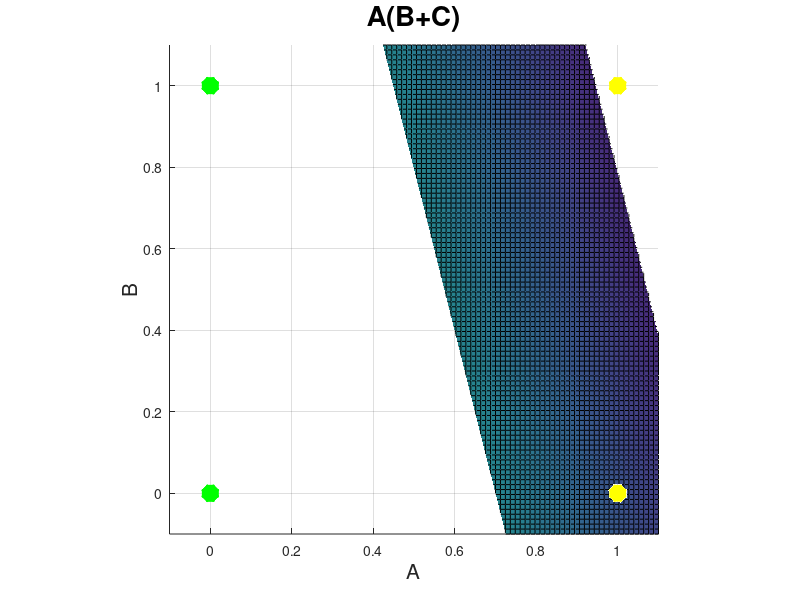

MATLAB code to generate this figure:
% Ian Mu;oz Nu;ez - Perceptron
% - Construya la tabla de verdad para la siguiente función
%   lógica: A(B+C)
% - Escriba un código para implementar la función
%       +-------------------+
%       | A | B | C | F | b |
%       |---+---+---+---+---|
%       | 0 | 0 | 0 | 0 | 1 | <-- Patron 1
%       |---+---+---+---+---|
%       | 0 | 0 | 1 | 0 | 1 | <-- Patron 2
%       |---+---+---+---+---|
%       | 0 | 1 | 0 | 0 | 1 | <-- Patron 3
%       |---+---+---+---+---|
%       | 0 | 1 | 1 | 0 | 1 | <-- Patron 4
%       |---+---+---+---+---|
%       | 1 | 0 | 0 | 0 | 1 | <-- Patron 5
%       |---+---+---+---+---|
%       | 1 | 0 | 1 | 1 | 1 | <-- Patron 6
%       |---+---+---+---+---|
%       | 1 | 1 | 0 | 1 | 1 | <-- Patron 7
%       |---+---+---+---+---|
%       | 1 | 1 | 1 | 1 | 1 | <-- Patron 8
%       +-------------------+

close all
clear
clc

x = [0 0 0 0 1 1 1 1;
    0 0 1 1 0 0 1 1;
    0 1 0 1 0 1 0 1]; % Datos de entrada
b = [1 1 1 1 1 1 1 1]; % Entrada fija para el bias
x = [x; b]; % Datos de entrenamiento con entrada fija
d = [0 0 0 0 0 1 1 1]; % Salida deseada
w = rand(4,1); % Pesos sinapticos aleatorios iniciales
epocas = 100; % Numero de iteraciones deseadas

% Funcion escalon
function y = escalon(v)
    if v >= 0
        y = 1;
    else
        y = 0;
    end
end

p = size(x,2); % Numero de patrones de entrada
% Inicio del entrenamiento
for epoca= 1:epocas
    ep = 0;
    for i= 1:p
        v = w' * x(:,i); % Multiplicacion del vector de entrada por el vector de pesos sinapticos
        y(i) = escalon(v); % Funcion de activacion

        e(i) = d(i) - y(i); % Error obtenido
        if e(i) < 0 || e(i) > 0
            w = w + e(i)*x(:,i); % Ajuste de pesos
            ep = ep + 1;
        end
    end

    % Si no hubo ningun error en el entrenamiento, se termina el proceso
    if ep == 0
        break
    end
end

xl = -0.1; % Limite inferior para mostrar la grafica
xu = 1.1; % Limite superior para mostrar la grafica
xLim = linspace(xl, xu, 100); % Valores en X para generar la malla
yLim = linspace(xl, xu, 100); % Valores en Y para generar la malla
[X, Y] = meshgrid(xLim, yLim); % Malla con rangos de valores de xl a xu para el hiperplano separador

m = -((w(1)*X)/w(3)) - ((w(2)*Y)/w(3)); % Pendiente del hiperplano
b = -w(4)/w(3); % Coeficiente del hiperplano
f = m + b; % Funcion del hiperplano separador
% f = -((w(1)*X)/w(3)) - ((w(2)*Y)/w(3)) - (w(4)/w(3)); % Funcion del hiperplano separador

figure(1)
hold on
grid on
axis equal % Muestra la escala de los ejes igual
axis([xl xu xl xu xl xu]) % Limite de los ejes

% Informacion de la grafica
title("A(B+C)", 'FontSize', 20)
xlabel('A', 'FontSize', 15)
ylabel('B', 'FontSize', 15)
zlabel('C', 'FontSize', 15)

% Grafica de los datos de entrada y su clasificacion
plot3(x(1,y==1), x(2,y==1), x(3,y==1), 'y*', 'LineWidth', 6, 'MarkerSize', 12)
plot3(x(1,y==0), x(2,y==0), x(3,y==0), 'g*', 'LineWidth', 6, 'MarkerSize', 12)
surf(X, Y, f) % Grafica del hiperplano separador
